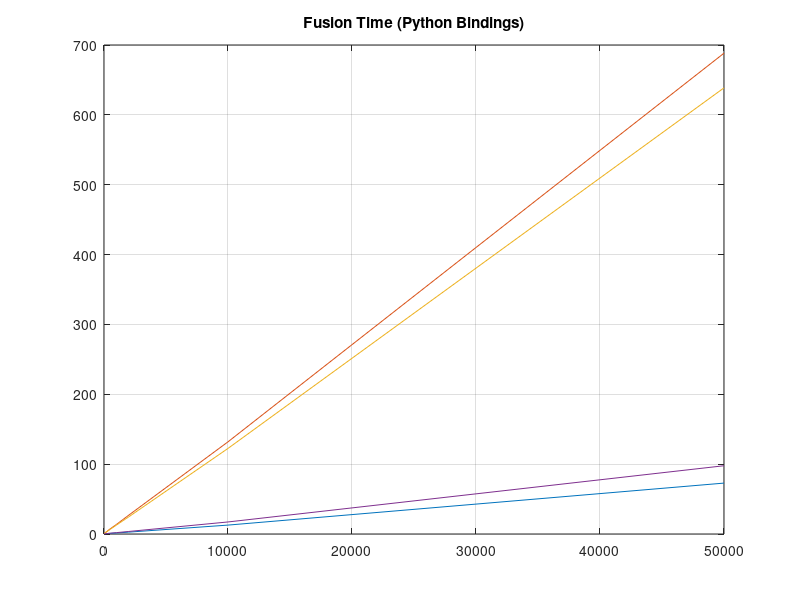

Reproduce this figure in MATLAB. (Note: this script raises an error after producing the figure.)
%% Data Points
object_count = [10, 20, 50, 100, 500, 1000, 2000, 10000, 50000];
time_ms = [
    0.46982765197753906,
    0.4419565200805664,
    0.49262046813964844,
    0.5270481109619141,
    0.8659124374389648,
    1.4908790588378906,
    2.694272994995117,
    12.754344940185547,
    72.8672981262207
    ];

time_ms_v3 = [
    0.5235433578491211,
    0.6910324096679688,
    1.0100364685058594,
    1.7795801162719727,
    7.347822189331055,
    13.618087768554688,
    27.005934715270996,
    131.9575309753418,
    688.2725715637207
];

time_ms_v3_64 = [
    0.5468368530273438,
    0.7409811019897461,
    1.0438203811645508,
    1.7334938049316406,
    6.743001937866211,
    12.752699851989746,
    24.6243953704834,
    122.52035140991211,
    638.6480331420898
];

time_ms_v3_opt = [
    0.2767801284790039,
    0.2727508544921875,
    0.2350330352783203,
    0.40450096130371094,
    1.1384963989257812,
    1.9511699676513672,
    3.638744354248047,
    17.246580123901367,
    97.72083759307861
];

%% Plot
plot(object_count, time_ms, "DisplayName", "V3 Unstable");

hold on;

plot(object_count, time_ms_v3, "DisplayName", "V3 Stable C=16");

hold on;

plot(object_count, time_ms_v3_64, "DisplayName", "V3 Stable C=64");

hold on;

plot(object_count, time_ms_v3_opt, "DisplayName", "V3 Stable C=64, No CV");

grid on;
title("Fusion Time (Python Bindings)")
subtitle("Runs Per OC = 10, AT = 3, SPD = 8, Coords = Local");
ylabel("Time (ms)")
xlabel("Objects in Scene")
legend("show");


figure;
plot(object_count, time_ms_v3_opt);
grid on;
title("Fusion Time (Python Bindings)")
subtitle("Runs Per OC = 10, AT = 3, SPD = 8, Coords = Local");
ylabel("Time (ms)")
xlabel("Objects in Scene")
